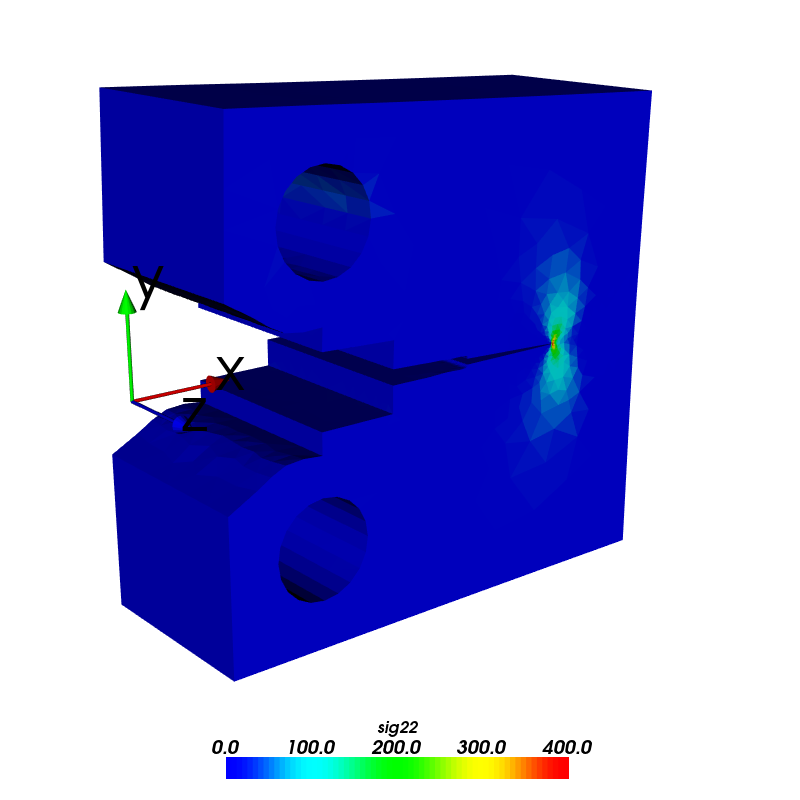

Write the Python code that produced this figure.
#!/usr/bin/env python
import os
import vtk
from vtk.util import numpy_support
from pymicro.crystal.microstructure import *
from pymicro.view.vtk_utils import *
from pymicro.view.scene3d import Scene3D

calc_name = 'CT10_PROPAG100'
calc_filename = os.path.join('..', 'data', '%s.vtu' % calc_name)
field = 'sig22'
field_min = 0.
field_max = 400.
fmt = '%.1f'
lut = jet_cmap(table_range=(field_min, field_max))

reader = vtk.vtkXMLUnstructuredGridReader()
reader.SetFileName(calc_filename)
reader.Update()
calc = reader.GetOutput()  # the vtkUnstructuredGrid object
bounds = np.array(calc.GetBounds())
size = bounds[1::2] - bounds[0::2]

# we need to convert the data to vtkPolyData
poly_data = vtk.vtkGeometryFilter()
poly_data.SetInputData(calc)
poly_data.Update()
poly_data.GetOutput().GetPointData().SetActiveVectors('U')

# deform the mesh using the displacement field
warp = vtk.vtkWarpVector()
warp.SetInputConnection(poly_data.GetOutputPort())
#warp.SetInputArrayToProcess(1, 0, 0, 0, 'U')
warp.SetScaleFactor(5)
warp.Update()
warp.GetOutput().GetCellData().SetActiveScalars(field)  # must be after call to Update

probe_mapper = vtk.vtkPolyDataMapper()
probe_mapper.SetInputConnection(warp.GetOutputPort())
probe_mapper.SetLookupTable(lut)
#probe_mapper.UseLookupTableScalarRangeOn()
probe_mapper.SetScalarModeToUseCellData()
probe_mapper.ScalarVisibilityOn()
probe_mapper.SetScalarRange(field_min, field_max)
probeActor = vtk.vtkActor()
probeActor.SetMapper(probe_mapper)

# color bar
bar = color_bar(field, lut, fmt, num_labels=5, font_size=20)

# create axes actor
axes = axes_actor(5.0, fontSize=60)
apply_translation_to_actor(axes, (-15, 0, 0))

# create the 3D scene
base_name = os.path.splitext(__file__)[0]
s3d = Scene3D(display=False)
s3d.add(probeActor)
s3d.add(axes)
s3d.add(bar)
s3d.name = base_name
s3d.renWin.SetSize(800, 800)

cam = setup_camera(size=size)
cam.SetFocalPoint(0., -3., 0.)
cam.SetViewUp(0., 1., 0.)
cam.SetPosition([-45., 20., 55.])

s3d.set_camera(cam)
s3d.render()

# thumbnail for the image gallery
from matplotlib import image

image_name = base_name + '.png'
image.thumbnail(image_name, 'thumb_' + image_name, 0.2)
